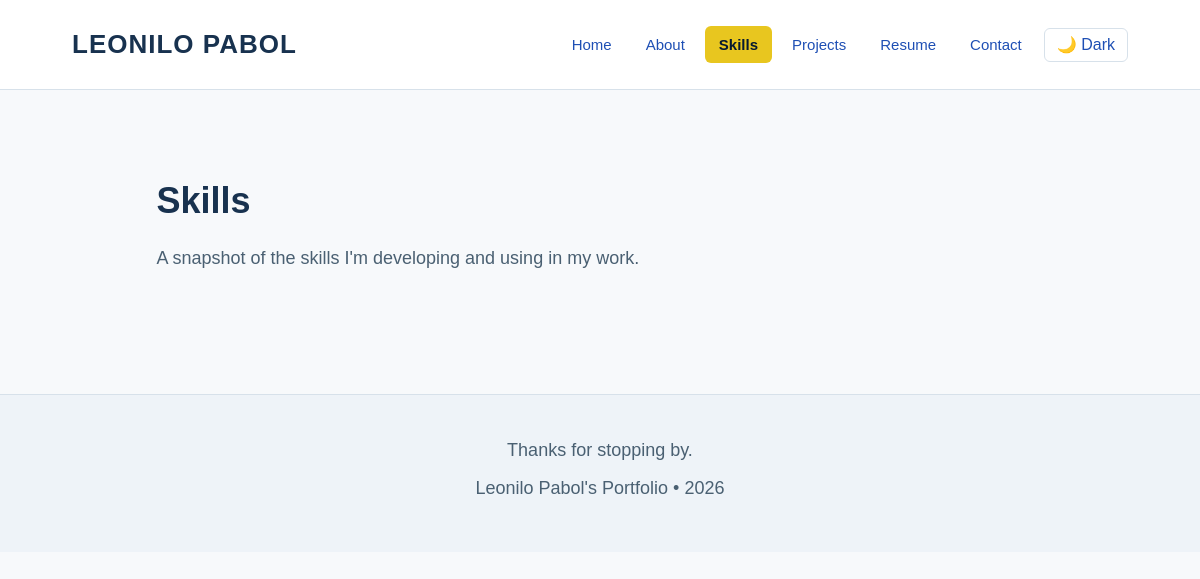
Before: /skills.php with the older database file.
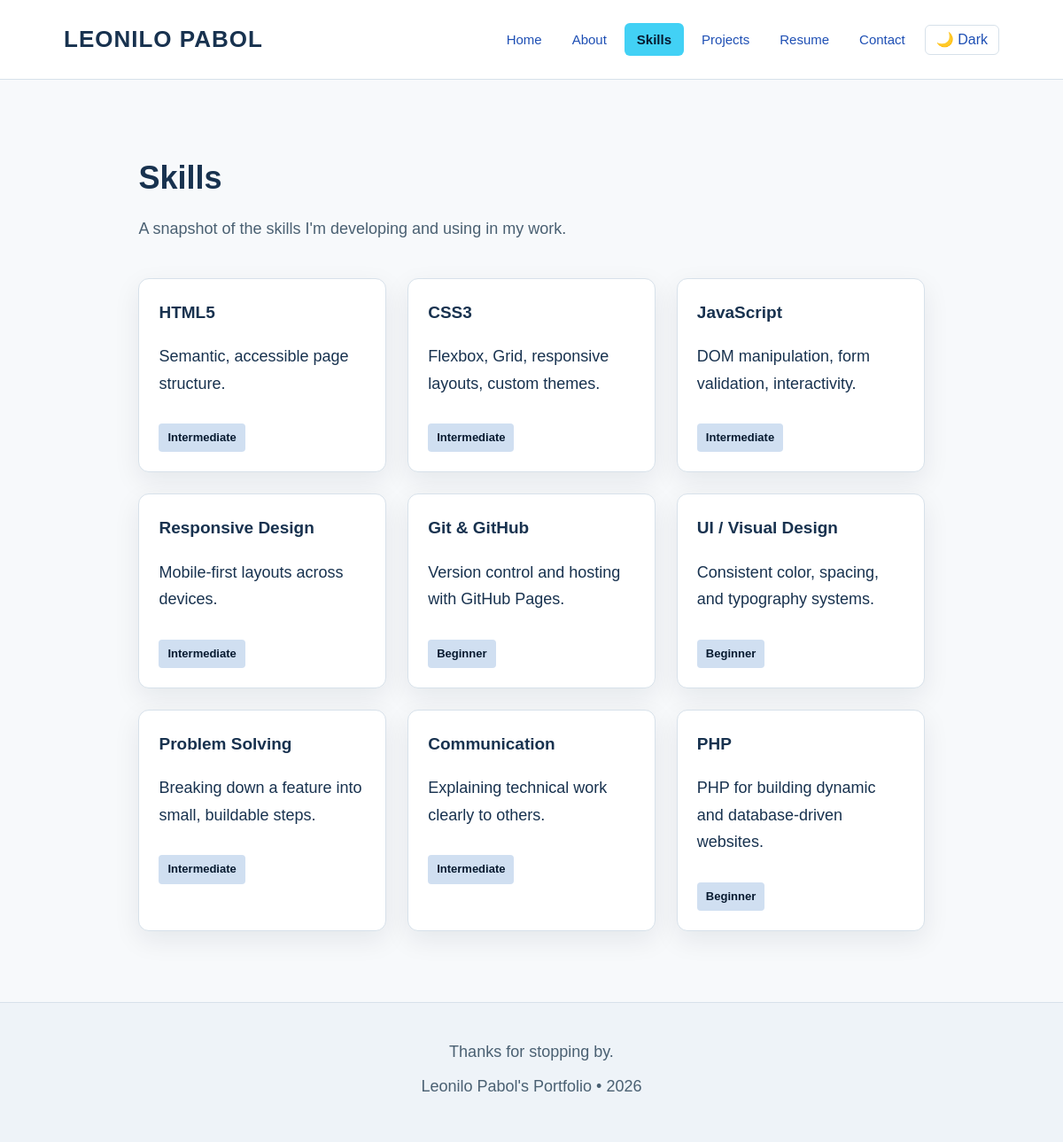
After: the same page with the newer database file.
### tables this page shows
CREATE TABLE `settings` (
  `id` tinyint(3) unsigned NOT NULL DEFAULT 1,
  `website_title` varchar(150) NOT NULL DEFAULT 'Leonilo Pabol',
  `logo_path` varchar(255) DEFAULT NULL,
  `appearance_color` char(7) NOT NULL DEFAULT '#e8c61f',
  PRIMARY KEY (`id`)
);

CREATE TABLE `skills` (
  `id` int(11) NOT NULL AUTO_INCREMENT,
  `skill_name` varchar(100) NOT NULL,
  `category` varchar(100) NOT NULL DEFAULT 'General',
  `description` text NOT NULL,
  `skill_level` varchar(50) NOT NULL,
  `display_order` int(11) NOT NULL DEFAULT 0,
  `created_at` timestamp NOT NULL DEFAULT current_timestamp(),
  PRIMARY KEY (`id`)
);

### includes/site_settings.php (called while the page is built, shortened)
<?php
function validateWebsiteLogoPath(string $path): bool {
    if ($path === "") {
        return true;
    }
    return !preg_match('#(^|/)\.\.?(/|$)#', $path);
}
function getWebsiteSettings(PDO $pdo): array {
    $defaults = [
        "website_title" => "Leonilo Pabol",
        "logo_path" => "",
        "appearance_color" => "#e8c61f"
    ];
    try {
        $stmt = $pdo->prepare(
            "SELECT website_title, logo_path, appearance_color
             FROM settings
             WHERE id = ?"
        );
        $stmt->execute([1]);
        $settings = $stmt->fetch();
    } catch (Throwable $error) {
        return $defaults;
    }
    if (!$settings) {
        return $defaults;
    }
    $websiteTitle = trim((string) ($settings["website_title"] ?? ""));
    $logoPath = trim((string) ($settings["logo_path"] ?? ""));
    $appearanceColor = (string) ($settings["appearance_color"] ?? "");
    return [
        "website_title" => $websiteTitle !== "" ? $websiteTitle : $defaults["website_title"],
        "logo_path" => validateWebsiteLogoPath($logoPath) ? $logoPath : "",
        "appearance_color" => preg_match('/^#[0-9A-Fa-f]{6}$/D', $appearanceColor)
            ? $appearanceColor
            : $defaults["appearance_color"]
    ];
}

### skills.php (the view, shortened to what this page needs)
<?php
require_once __DIR__ . '/includes/db.php';
require_once __DIR__ . '/includes/site_settings.php';
$websiteSettings = getWebsiteSettings($pdo);
$stmt = $pdo->query("SELECT skill_name, description, skill_level FROM skills ORDER BY display_order ASC");
$skills = $stmt->fetchAll();
?>
<!DOCTYPE html>
<html lang="en">
<head>
<link rel="stylesheet" href="css/style.css">
</head>
<body>
<header>
  <a href="index.php" class="brand"><?php if ($websiteSettings['logo_path'] !== ''): ?><img src="<?= htmlspecialchars($websiteSettings['logo_path'], ENT_QUOTES, 'UTF-8') ?>" alt="<?= htmlspecialchars($websiteSettings['website_title'], ENT_QUOTES, 'UTF-8') ?>" style="max-height:52px;max-width:220px;width:auto;object-fit:contain;"><?php else: ?><?= htmlspecialchars(strtoupper($websiteSettings['website_title']), ENT_QUOTES, 'UTF-8') ?><?php endif; ?></a>
  <div class="navbar">
    <ul class="nav-links">
      <li><a href="index.php">Home</a></li>
      <li><a href="about.html">About</a></li>
      <li><a href="skills.php">Skills</a></li>
      <li><a href="projects.php">Projects</a></li>
      <li><a href="resume.php">Resume</a></li>
      <li><a href="contact.php">Contact</a></li>
    </ul>
    <button class="theme-toggle" aria-label="Toggle dark mode">🌙 Dark</button>
  </div>
</header>
<section class="section">
  <div class="wrap">
    <h1 class="section-title">Skills</h1>
    <p class="section-sub">A snapshot of the skills I'm developing and using in my work.</p>
    <div class="skills-grid">
      <?php foreach ($skills as $skill): ?>
        <div class="skill-card">
          <h3><?= htmlspecialchars($skill['skill_name'], ENT_QUOTES, 'UTF-8') ?></h3>
          <p><?= htmlspecialchars($skill['description'], ENT_QUOTES, 'UTF-8') ?></p>
          <p class="skill-level"><?= htmlspecialchars($skill['skill_level'], ENT_QUOTES, 'UTF-8') ?></p>
        </div>
      <?php endforeach; ?>
    </div>
  </div>
</section>
<footer>
  <p>Thanks for stopping by.</p>
  <p>Leonilo Pabol's Portfolio • <span id="year"></span></p>
</footer>
</body>
</html>

### css/style.css (style rules this page uses)
:root { --bg: #f7f9fb; --surface: #ffffff; --surface-subtle: #eef3f8; --text: #18324f; --text-soft: #4a6072; --navy: #071a30; --navy-2: rgb(2, 33, 58); --navy-3: #040824; --chrome-bg: #ffffff; --chrome-text: #18324f; --chrome-link: #1e4fb4; --chrome-hover-bg: #edf3ff; --chrome-hover-text: #071a30; --chrome-border: #d7e1ea; --hero-bg: #071a30; --hero-text: #ffffff; --hero-text-soft: #dfe9f3; --footer-bg: #eef3f8; --footer-text: #18324f; --footer-text-soft: #4a6072; --footer-border: #d7e1ea; --accent: #e8c61f; --accent-soft: #d0dff1; --badge-bg: #d0dff1; --badge-text: #071a30; --border: rgba(255, 255, 255, 0.3); --card-border: #d7e1ea; --control-bg: #ffffff; --control-text: #18324f; --control-border: #d7e1ea; --placeholder: #6d7e8f; --error: #c62828; --error-bg: #fde4e4; --success: #1e7d34; --success-bg: #dff5e1; --shadow: 0 10px 30px rgba(7, 26, 48, 0.08); color-scheme: light; }
* { box-sizing: border-box; }
html { min-height: 100vh; background-color: var(--bg); color: var(--text); scroll-behavior: smooth; transition: background-color .25s ease; }
body { min-height: 100vh; margin: 0; font-family: Arial, Helvetica, sans-serif; font-size: 18px; line-height: 1.7; color: var(--text); background-color: var(--bg); transition: background-color .25s ease, color .25s ease; }
button, input, select, textarea { font: inherit; }
a { color: inherit; }
.wrap { max-width: 1100px; margin: 0 auto; padding: 0 8%; }
header { position: sticky; top: 0; z-index: 100; min-height: 90px; padding: 0 6%; display: flex; align-items: center; justify-content: space-between; background-color: var(--chrome-bg); color: var(--chrome-text); border-bottom: 1px solid var(--chrome-border); transition: background-color .25s ease, color .25s ease, border-color .25s ease; }
.brand { font-size: 26px; font-weight: 800; letter-spacing: 1px; text-decoration: none; color: var(--chrome-text); }
.navbar { display: flex; align-items: center; gap: 8px; }
.nav-links { display: flex; gap: 6px; list-style: none; margin: 0; padding: 0; }
.nav-links a { color: var(--chrome-link); text-decoration: none; font-size: 15px; padding: 10px 14px; border-radius: 6px; transition: background-color .2s ease, color .2s ease; }
.nav-links a.active { background-color: var(--accent); color: var(--navy); font-weight: 700; }
.theme-toggle, .hamburger { background: transparent; border: 1px solid var(--chrome-border); color: var(--chrome-link); border-radius: 6px; cursor: pointer; font-size: 16px; padding: 8px 12px; line-height: 1; }
.section { padding: 80px 6%; }
.section-title { font-size: 36px; margin: 0 0 12px; color: var(--text); }
.section-sub { color: var(--text-soft); margin: 0 0 40px; max-width: 640px; }
.skills-grid { display: grid; grid-template-columns: repeat(auto-fit, minmax(220px, 1fr)); gap: 24px; }
.skill-card { background: var(--surface); border: 1px solid var(--card-border); border-radius: 12px; padding: 22px; box-shadow: var(--shadow); }
.skill-card h3 { margin: 0 0 6px; font-size: 19px; }
.skill-level { display: inline-block; margin: 12px 0 0; padding: 5px 10px; border-radius: 4px; background: var(--badge-bg); color: var(--badge-text); font-size: 13px; font-weight: 700; }
footer { padding: 40px 10%; text-align: center; background-color: var(--footer-bg); color: var(--footer-text); border-top: 1px solid var(--footer-border); transition: background-color .25s ease, color .25s ease, border-color .25s ease; }
footer p { color: var(--footer-text-soft); margin: 0 0 8px; }

Changed rows visible on the page:
added settings: website_title "LEONILO PABOL"
added skills: skill_name "HTML5", description "Semantic, accessible page structure.", skill_level "Intermediate"
added skills: skill_name "CSS3", description "Flexbox, Grid, responsive layouts, custom themes.", skill_level "Intermediate"
added skills: skill_name "JavaScript", description "DOM manipulation, form validation, interactivity.", skill_level "Intermediate"
added skills: skill_name "Responsive Design", description "Mobile-first layouts across devices.", skill_level "Intermediate"
added skills: skill_name "Git & GitHub", description "Version control and hosting with GitHub Pages.", skill_level "Beginner"
added skills: skill_name "UI / Visual Design", description "Consistent color, spacing, and typography systems.", skill_level "Beginner"
added skills: skill_name "Problem Solving", description "Breaking down a feature into small, buildable steps.", skill_level "Intermediate"
added skills: skill_name "Communication", description "Explaining technical work clearly to others.", skill_level "Intermediate"
added skills: skill_name "PHP", description "PHP for building dynamic and database-driven websites.", skill_level "Beginner"
Other visible differences:
$websiteSettings['website_title']: "LEONILO PABOL" → (not shown)
